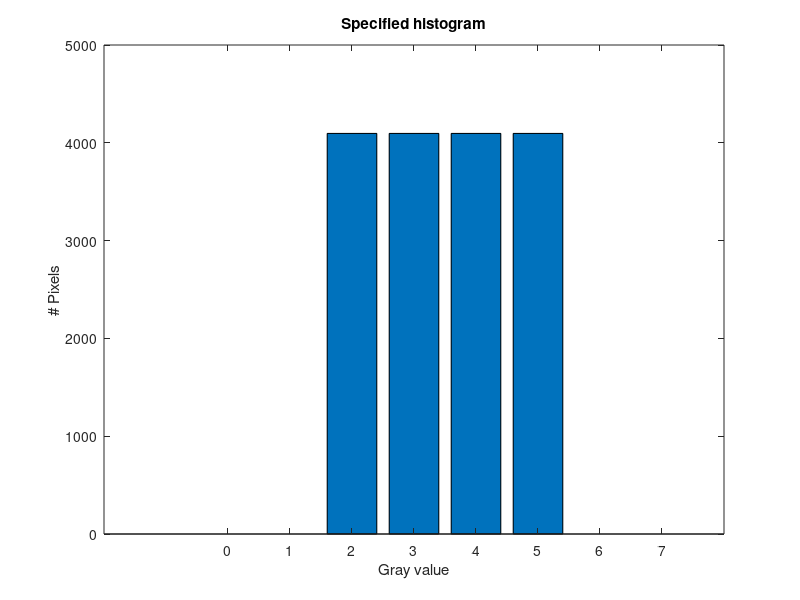
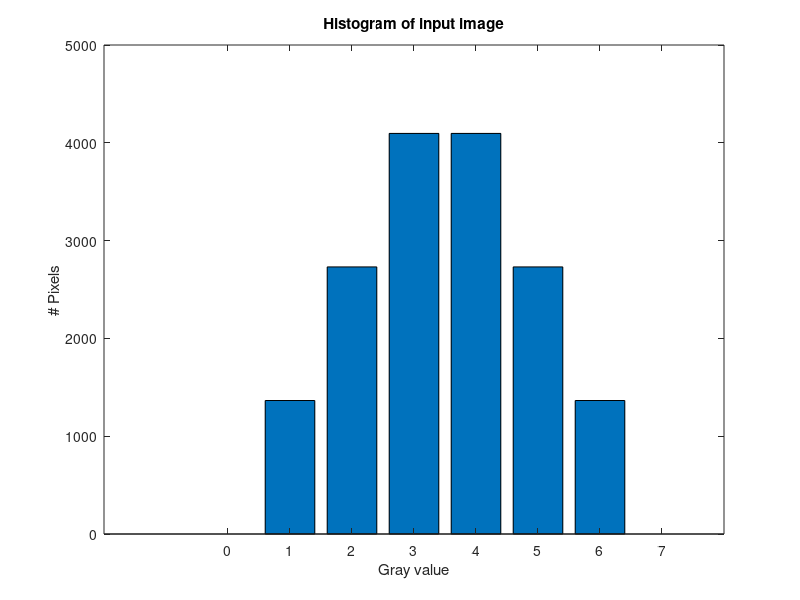
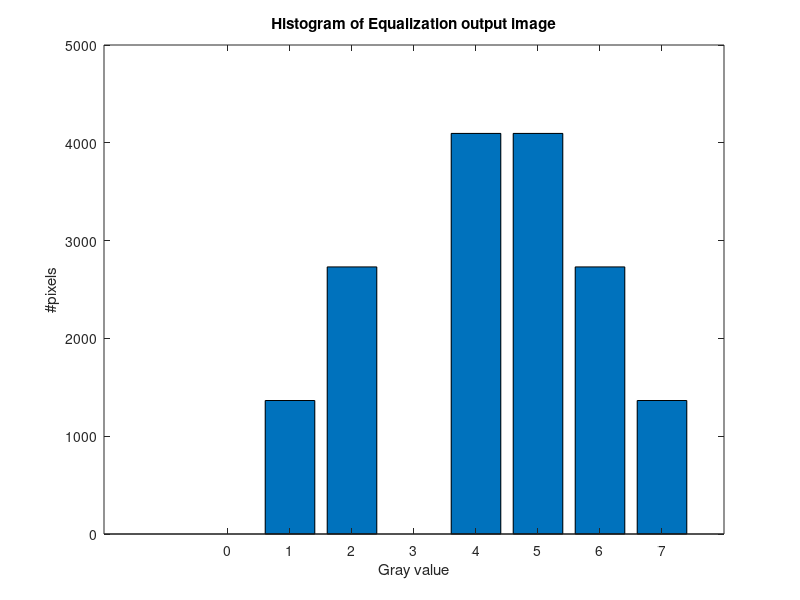

Recreate these plots in MATLAB, in order.
% specified histogram
x =0:7;
nSpecified = [0 0 4096 4096 4096 4096 0 0];
bar(x,nSpecified);
xlabel('Gray value');
ylabel('# Pixels');
title('Specified histogram');

n = [0 1365 2731 4096 4096 2731 1365 0];
% Total number of pixels
[row,L] = size(n);
N = 0;
for i =1:L
    N=N+n(i);
end

figure;
bar(x,n);
xlabel('Gray value');
ylabel('# Pixels');
title('Histogram of input image');

%%%%%%%%%%%%%%%%
% Equalization %
%%%%%%%%%%%%%%%%
t = zeros(1,L);
t(1)=n(1);
for i=2:L
    t(i)=n(i)+t(i-1);
end

t = zeros(1,L);
t(1)=n(1);
for i=2:L
    t(i)=n(i)+t(i-1);
end
s = zeros(1,L);
for i = 1:L
    p = t(i)/N;
    index = round(p*(L-1));
    s(index+1)=s(index+1)+1;
end

% Equalization output histogram
S =zeros(1,L);
last = 1;
for i=1:L
    num_items = s(i);
    sum = 0;
    if(num_items~=0)
        for j = last:(last+num_items-1)
            sum=sum+n(j);
        end
        S(i) =sum;
    end
    last= last+num_items;
end

figure;
bar(x,S);
xlabel('Gray value');
ylabel('#pixels');
title('Histogram of Equalization output image');

f = figure;
col={'r','n'};
dat = [];
for i = 1:L
    for j = 1:2
        if(j==1)
            dat(i,j) = x(i);
        elseif(j==2)
            dat(i,j) = S(i);
        end
    end
end
            
uitable(f,'ColumnName',col,'Position',[100 100 170 170],'Data',dat);

%%%%%%%%%%%%%
% Specified %
%%%%%%%%%%%%%
g = nSpecified/N;

for i =1:L
    v = g*(L-1);
end